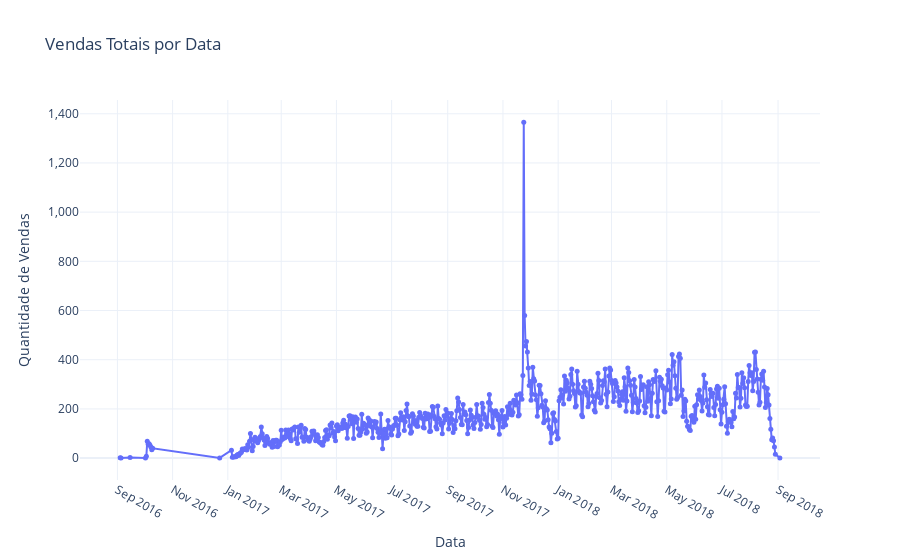

The cell this chart's notebook holds for it:
### Code cell
# Agrupar os dados por data, somando as vendas
vendas_por_data = df_resultado_sorted.groupby('data').agg({'quantidade_vendas': 'sum'}).reset_index()

# Criar a figura
fig_vendas_por_data = go.Figure()

# Adicionar os dados ao gráfico
fig_vendas_por_data.add_trace(go.Scatter(
    x=vendas_por_data['data'],
    y=vendas_por_data['quantidade_vendas'],
    mode='lines+markers',
    name='Vendas',
    line=dict(width=2),
    marker=dict(size=5)
))

# Atualizar o layout do gráfico
fig_vendas_por_data.update_layout(
    title='Vendas Totais por Data',
    xaxis_title='Data',
    yaxis_title='Quantidade de Vendas',
    template='plotly_white',
    hovermode='x unified',
    xaxis=dict(
        tickmode='auto',
        nticks=20
    ),
    yaxis=dict(
        tickformat=','
    )
)

# Mostrar o gráfico
fig_vendas_por_data.show()

### Figure 1 — Plotly figure (JSON) as saved in the notebook; plotly's stock layout.template omitted (floating-point values rounded to 4 significant figures; data arrays with more than 128 entries replaced by an {"elided": "..."} marker saying what was removed)
{"data": [{"line": {"width": 2}, "marker": {"size": 5}, "mode": "lines+markers", "name": "Vendas", "type": "scatter", "x": {"elided": "616 str values"}, "y": {"elided": "616 int values"}}], "layout": {"hovermode": "x unified", "title": {"text": "Vendas Totais por Data"}, "xaxis": {"nticks": 20, "tickmode": "auto", "title": {"text": "Data"}}, "yaxis": {"tickformat": ",", "title": {"text": "Quantidade de Vendas"}}}}
